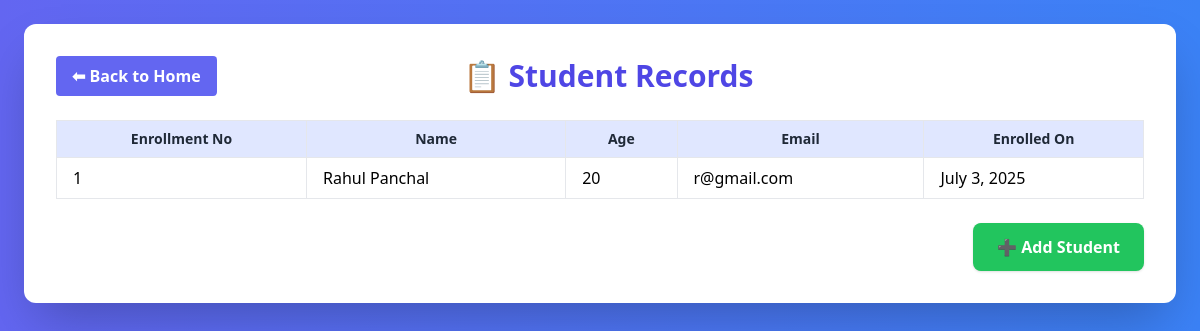
The page /student/ on the database its author committed.
### student/models.py (models this page shows, shortened)
class Student(models.Model):
    enrollmentNo = models.IntegerField(primary_key=True)
    name = models.CharField(max_length=100)
    age = models.IntegerField()
    email = models.EmailField(unique=True)
    enrollment_date = models.DateField(auto_now_add=True)
    class Meta:
        verbose_name = "Student"
        verbose_name_plural = "Students"
        ordering = ['name']

### student/views.py (the view)
# urls.py: path('', views.student_dashboard, name='student_dashboard'),
def student_dashboard(request):
    students = Student.objects.all()
    return render(request, 'student.html', {'students': students})

### templates/student.html (shortened to what this page needs)
{% load static %}
<!DOCTYPE html>
<html lang="en">
<head>
  <script src="https://cdn.tailwindcss.com"></script>
  <link href="https://unpkg.com/aos@2.3.4/dist/aos.css" rel="stylesheet" />
</head>
<body class="text-white p-6">
  <div class="max-w-6xl mx-auto bg-white rounded-xl shadow-2xl p-8 text-black" data-aos="fade-up">
    <div class="flex justify-between items-center mb-6">
      <a href="{% url 'home' %}" class="bg-indigo-500 text-white font-semibold py-2 px-4 rounded hover:bg-indigo-600 transition duration-300">
        ⬅ Back to Home
      </a>
      <h1 class="text-3xl font-bold text-center text-indigo-600 flex-grow text-center">📋 Student Records</h1>
    </div>
    <div class="overflow-auto">
      <table class="min-w-full table-auto border-collapse">
        <thead class="bg-indigo-100 text-gray-800 text-sm">
          <tr>
            <th class="px-4 py-2 border">Enrollment No</th>
            <th class="px-4 py-2 border">Name</th>
            <th class="px-4 py-2 border">Age</th>
            <th class="px-4 py-2 border">Email</th>
            <th class="px-4 py-2 border">Enrolled On</th>
          </tr>
        </thead>
        <tbody>
          {% for student in students %}
          <tr class="clickable-row hover:bg-indigo-100 transition duration-200" onclick="window.location='{% url 'student_detail' student.enrollmentNo %}'">
            <td class="px-4 py-2 border">{{ student.enrollmentNo }}</td>
            <td class="px-4 py-2 border">{{ student.name }}</td>
            <td class="px-4 py-2 border">{{ student.age }}</td>
            <td class="px-4 py-2 border">{{ student.email }}</td>
            <td class="px-4 py-2 border">{{ student.enrollment_date }}</td>
          </tr>
          {% empty %}
          <tr>
            <td colspan="5" class="text-center py-6 text-gray-500">No students found.</td>
          </tr>
          {% endfor %}
        </tbody>
      </table>
    </div>
    <div class="flex justify-end mt-6">
      <a href="{% url 'add_student' %}" class="bg-green-500 text-white font-semibold py-3 px-6 rounded-lg shadow hover:bg-green-600 transition duration-300">
        ➕ Add Student
      </a>
    </div>
  </div>
</body>
</html>

### templates/student.html (style rules this page uses)
body { background: linear-gradient(to right, #6366f1, #3b82f6); font-family: 'Segoe UI', sans-serif; }
.clickable-row { cursor: pointer; display: table-row; }

### rows shown on the page
Student: enrollmentNo "1", name "Rahul Panchal", age "20", email "r@gmail.com", enrollment_date "July 3, 2025"
